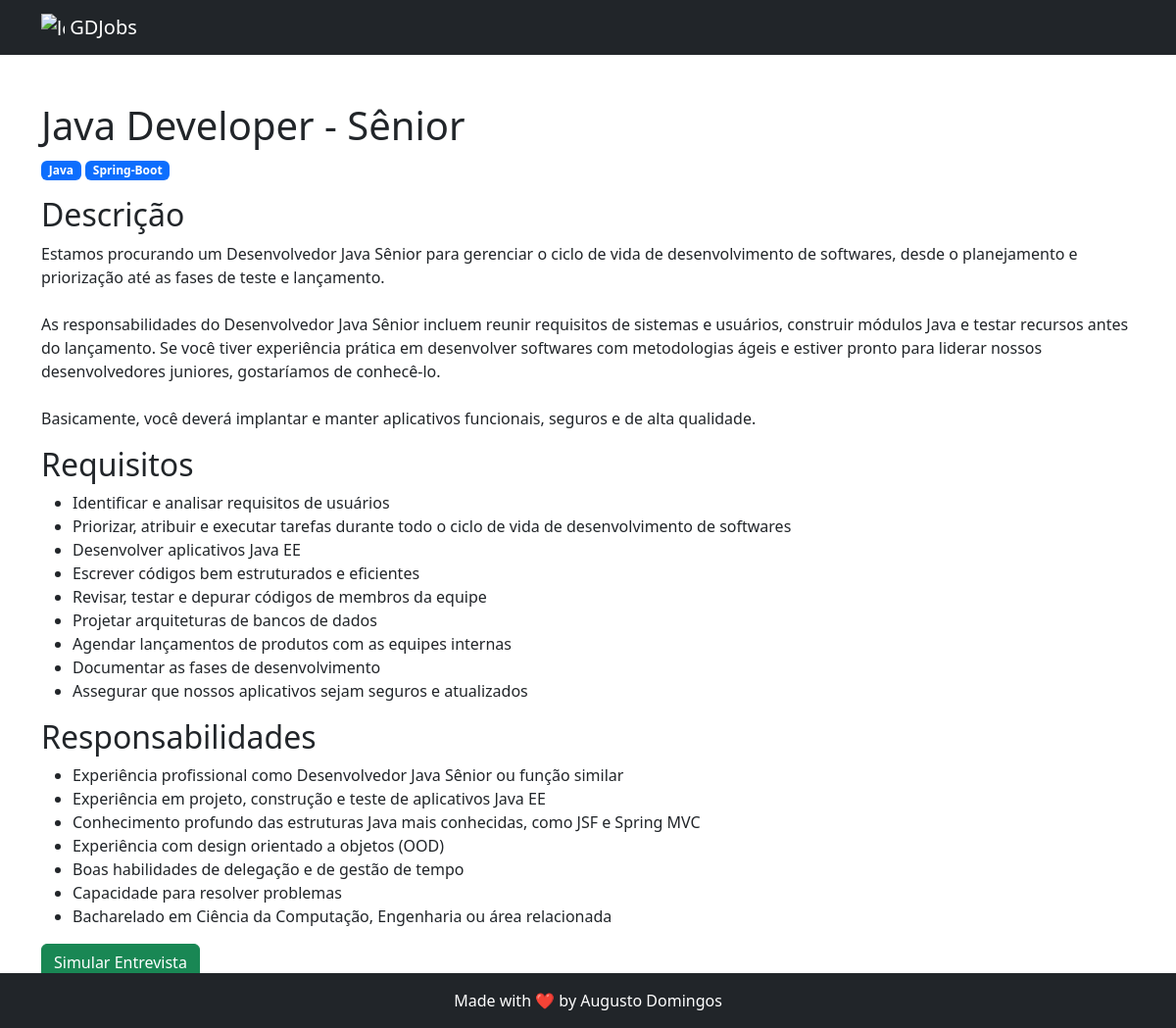
The app's page /jobs/2/ with its own data.
### jobs/models.py (models this page shows, shortened)
class Job(models.Model):
    LEVEL_CHOICES = (
        ("jr", "Júnior"),
        ("pl", "Pleno"),
        ("sr", "Sênior")
    )
    title = models.CharField(max_length=150)
    description = models.TextField()
    requirements = models.TextField()
    responsibilities = models.TextField()
    level = models.CharField(max_length=2, choices=LEVEL_CHOICES)
    skills = models.ManyToManyField("jobs.Skill", related_name="jobs")
    def requirements_list(self):
        return self.requirements.split("\n")
    def responsibilities_list(self):
        return self.responsibilities.split("\n")

class Skill(models.Model):
    title = models.CharField(max_length=100, unique=True, blank=False, null=False)

### jobs/views.py (the view)
# urls.py: path('<int:pk>/', detail_job, name='details'),
def detail_job(request, pk):
    job = get_object_or_404(Job, pk=pk)
    context = {
        "page_title": job.title,
        "job": job
    }
    return render(request, "jobs/details.html", context)

### jobs/templates/jobs/details.html (shortened to what this page needs)
{% extends 'base.html' %}
{% block content %}
    <h1>{{ page_title }} - {{ job.get_level_display }}</h1>
    <div>
        {% for skill in job.skills.all %}
        <span class="badge text-bg-primary">{{ skill.title }}</span>
        {% endfor %}
    </div>
    <h2 class="mt-3">Descrição</h2>
    <p>{{ job.description|linebreaksbr }}</p>
    <h2 class="mt-3">Requisitos</h2>
    <ul>
        {% for requirement in job.requirements_list %}
            <li>{{ requirement }}</li>
        {% endfor %}
    </ul>
    <h2 class="mt-3">Responsabilidades</h2>
    <ul>
        {% for responsibility in job.responsibilities_list %}
            <li>{{ responsibility }}</li>
        {% endfor %}
    </ul>
    <form action="{% url 'interviews:create' job_pk=job.pk %}" method="POST">
        <button type="submit" class="btn btn-success">Simular Entrevista</button>
    </form>
{% endblock content %}

### records on screen
Job: title "Java Developer", level "Sênior", description "Estamos procurando um Desenvolvedor Java Sênior para gerenciar o ciclo de vida de desenvolvimento de softwares, desde o planejamento e priorização até as fases de teste e lançamento. As responsabilidades do Desenvolvedor Java Sênior incluem reunir requisitos de sistemas e usuários, construir módulos Java e testar recursos antes do lançamento. Se você tiver experiência prática em desenvolver softwares com metodologias ágeis e estiver pronto para liderar nossos desenvolvedores juniores, gostaríamos de conhecê-lo. Basicamente, você deverá implantar e manter aplicativos funcionais, seguros e de alta qualidade."
Skill: title "Java"
Skill: title "Spring-Boot"

### other values on screen
{{ requirement }} "Identificar e analisar requisitos de usuários" "Priorizar, atribuir e executar tarefas durante todo o ciclo de vida de desenvolvimento de softwares" "Desenvolver aplicativos Java EE" "Escrever códigos bem estruturados e eficientes" "Revisar, testar e depurar códigos de membros da equipe" "Projetar arquiteturas de bancos de dados" "Agendar lançamentos de produtos com as equipes internas" "Documentar as fases de desenvolvimento" "Assegurar que nossos aplicativos sejam seguros e atualizados"
{{ responsibility }} "Experiência profissional como Desenvolvedor Java Sênior ou função similar" "Experiência em projeto, construção e teste de aplicativos Java EE" "Conhecimento profundo das estruturas Java mais conhecidas, como JSF e Spring MVC" "Experiência com design orientado a objetos (OOD)" "Boas habilidades de delegação e de gestão de tempo" "Capacidade para resolver problemas" "Bacharelado em Ciência da Computação, Engenharia ou área relacionada"
